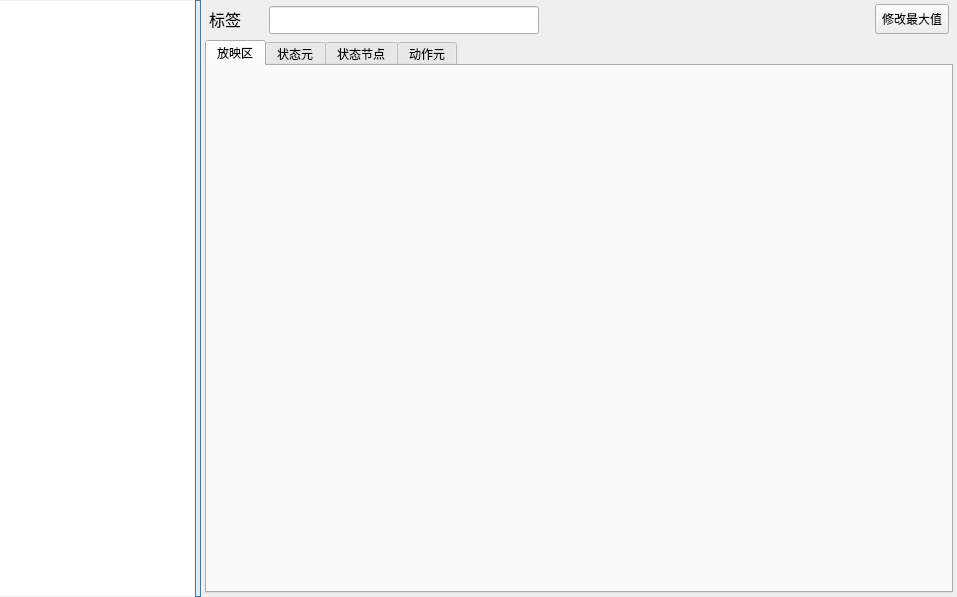
<?xml version="1.0" encoding="UTF-8"?>
<ui version="4.0">
 <class>P_COAS_DataPart</class>
 <widget class="QWidget" name="P_COAS_DataPart">
  <property name="geometry">
   <rect>
    <x>0</x>
    <y>0</y>
    <width>957</width>
    <height>597</height>
   </rect>
  </property>
  <property name="windowTitle">
   <string>Form</string>
  </property>
  <layout class="QHBoxLayout" name="horizontalLayout">
   <property name="leftMargin">
    <number>0</number>
   </property>
   <property name="topMargin">
    <number>0</number>
   </property>
   <property name="rightMargin">
    <number>0</number>
   </property>
   <property name="bottomMargin">
    <number>0</number>
   </property>
   <item>
    <widget class="QSplitter" name="splitter">
     <property name="styleSheet">
      <string notr="true">
QSplitter::handle {
    background-color: #dcebfd;
    border: 1px solid #3d7bad;
}
QSplitter::handle:hover {
/* 悬浮事件需要在脚本里面添加&quot;ui.splitter-&gt;handle(1)-&gt;setAttribute(Qt::WA_Hover, true);&quot;才能激活。 */
	border:1px solid #f2ca58;
	background-color: qlineargradient(spread:pad, x1:0, y1:0, x2:0, y2:1, stop:0 #fdecad, stop:0.3 #fde48c, stop:0.9 #fce58c, stop:1 #fdfadf );
}
QSplitter::handle:pressed {
    background-color: #3d7bad;
    border: 1px solid #3d7bad;
}
QSplitter::handle:disabled {
    background-color: #f0f0f0;
    border: 1px solid #999999;
}
</string>
     </property>
     <property name="orientation">
      <enum>Qt::Horizontal</enum>
     </property>
     <widget class="QWidget" name="widget" native="true">
      <property name="sizePolicy">
       <sizepolicy hsizetype="Preferred" vsizetype="Preferred">
        <horstretch>1</horstretch>
        <verstretch>0</verstretch>
       </sizepolicy>
      </property>
      <layout class="QVBoxLayout" name="verticalLayout_2">
       <property name="leftMargin">
        <number>0</number>
       </property>
       <property name="topMargin">
        <number>0</number>
       </property>
       <property name="rightMargin">
        <number>0</number>
       </property>
       <property name="bottomMargin">
        <number>0</number>
       </property>
       <item>
        <widget class="QTreeWidget" name="treeWidget_ActionSeq">
         <property name="styleSheet">
          <string notr="true">/* == 数据库 - 控件块 - 左侧树控件 == */
#treeWidget_ActionSeq {	/*（隔行颜色要勾选alternativeRowColors值）*/
	border: 1px solid #0078D7;
	border-color: rgb(240, 240, 240);
	border-left: 0px solid;
	background-color: #ffffff;
	alternate-background-color: #f3f3f5;
}
#treeWidget_ActionSeq::item:selected {
	background-color: qlineargradient(spread:pad, x1:0, y1:0, x2:0, y2:1, stop:0 #5C87D9, stop:0.505 #557CC7, stop:1 #5075BC);
}

/* 图片可以自定义，但是会被拉伸，更丑了。
QTreeView::branch:has-siblings:!adjoins-item {
    border-image: url(&quot;:/DrillGIFActionSequenceEditor/Resources/treeStyle/vline.png&quot;) 0;
}
QTreeView::branch:has-siblings:!has-children:adjoins-item {
    border-image: url(&quot;:/DrillGIFActionSequenceEditor/Resources/treeStyle/branch-more.png&quot;) 0;
}
QTreeView::branch:!has-children:!has-siblings:adjoins-item {
    border-image: url(&quot;:/DrillGIFActionSequenceEditor/Resources/treeStyle/branch-end.png&quot;) 0;
}
*/</string>
         </property>
         <property name="alternatingRowColors">
          <bool>true</bool>
         </property>
         <property name="indentation">
          <number>16</number>
         </property>
         <attribute name="headerVisible">
          <bool>false</bool>
         </attribute>
         <column>
          <property name="text">
           <string>动画序列</string>
          </property>
         </column>
        </widget>
       </item>
      </layout>
     </widget>
     <widget class="QWidget" name="widget_editPart" native="true">
      <property name="sizePolicy">
       <sizepolicy hsizetype="Preferred" vsizetype="Preferred">
        <horstretch>4</horstretch>
        <verstretch>0</verstretch>
       </sizepolicy>
      </property>
      <layout class="QVBoxLayout" name="verticalLayout_3">
       <property name="leftMargin">
        <number>4</number>
       </property>
       <property name="topMargin">
        <number>4</number>
       </property>
       <property name="rightMargin">
        <number>4</number>
       </property>
       <property name="bottomMargin">
        <number>4</number>
       </property>
       <item>
        <widget class="QWidget" name="widget_3" native="true">
         <layout class="QHBoxLayout" name="horizontalLayout_2" stretch="1,5,6,0">
          <property name="leftMargin">
           <number>4</number>
          </property>
          <property name="topMargin">
           <number>0</number>
          </property>
          <property name="rightMargin">
           <number>4</number>
          </property>
          <property name="bottomMargin">
           <number>0</number>
          </property>
          <item>
           <widget class="QLabel" name="label">
            <property name="styleSheet">
             <string notr="true">font-family:&quot;微软雅黑&quot;;
font-size:16px;</string>
            </property>
            <property name="text">
             <string>标签</string>
            </property>
           </widget>
          </item>
          <item>
           <widget class="QLineEdit" name="lineEdit">
            <property name="minimumSize">
             <size>
              <width>0</width>
              <height>28</height>
             </size>
            </property>
            <property name="maximumSize">
             <size>
              <width>16777215</width>
              <height>26</height>
             </size>
            </property>
           </widget>
          </item>
          <item>
           <widget class="QWidget" name="widget_4" native="true"/>
          </item>
          <item>
           <widget class="QToolButton" name="toolButton_modifyLength">
            <property name="minimumSize">
             <size>
              <width>0</width>
              <height>30</height>
             </size>
            </property>
            <property name="toolTip">
             <string>修改最大值</string>
            </property>
            <property name="text">
             <string>修改最大值</string>
            </property>
            <property name="icon">
             <iconset resource="../../../drillgifactionsequenceeditor.qrc">
              <normaloff>:/DrillGIFActionSequenceEditor/Resources/icons/menu/Common_Setting.png</normaloff>:/DrillGIFActionSequenceEditor/Resources/icons/menu/Common_Setting.png</iconset>
            </property>
            <property name="iconSize">
             <size>
              <width>20</width>
              <height>20</height>
             </size>
            </property>
            <property name="toolButtonStyle">
             <enum>Qt::ToolButtonTextBesideIcon</enum>
            </property>
           </widget>
          </item>
         </layout>
        </widget>
       </item>
       <item>
        <widget class="QTabWidget" name="tabWidget">
         <property name="currentIndex">
          <number>0</number>
         </property>
         <widget class="QWidget" name="tab">
          <attribute name="title">
           <string>放映区</string>
          </attribute>
          <layout class="QVBoxLayout" name="verticalLayout_6">
           <property name="leftMargin">
            <number>0</number>
           </property>
           <property name="topMargin">
            <number>1</number>
           </property>
           <property name="rightMargin">
            <number>0</number>
           </property>
           <property name="bottomMargin">
            <number>0</number>
           </property>
           <item>
            <layout class="QVBoxLayout" name="verticalLayout_playing"/>
           </item>
          </layout>
         </widget>
         <widget class="QWidget" name="tab_2">
          <attribute name="title">
           <string>状态元</string>
          </attribute>
          <layout class="QVBoxLayout" name="verticalLayout">
           <property name="leftMargin">
            <number>0</number>
           </property>
           <property name="topMargin">
            <number>1</number>
           </property>
           <property name="rightMargin">
            <number>0</number>
           </property>
           <property name="bottomMargin">
            <number>0</number>
           </property>
           <item>
            <layout class="QVBoxLayout" name="verticalLayout_state"/>
           </item>
          </layout>
         </widget>
         <widget class="QWidget" name="tab_4">
          <attribute name="title">
           <string>状态节点</string>
          </attribute>
          <layout class="QVBoxLayout" name="verticalLayout_5">
           <property name="leftMargin">
            <number>0</number>
           </property>
           <property name="topMargin">
            <number>1</number>
           </property>
           <property name="rightMargin">
            <number>0</number>
           </property>
           <property name="bottomMargin">
            <number>0</number>
           </property>
           <item>
            <layout class="QVBoxLayout" name="verticalLayout_stateNode"/>
           </item>
          </layout>
         </widget>
         <widget class="QWidget" name="tab_3">
          <attribute name="title">
           <string>动作元</string>
          </attribute>
          <layout class="QVBoxLayout" name="verticalLayout_4">
           <property name="leftMargin">
            <number>0</number>
           </property>
           <property name="topMargin">
            <number>1</number>
           </property>
           <property name="rightMargin">
            <number>0</number>
           </property>
           <property name="bottomMargin">
            <number>0</number>
           </property>
           <item>
            <layout class="QVBoxLayout" name="verticalLayout_action"/>
           </item>
          </layout>
         </widget>
        </widget>
       </item>
      </layout>
     </widget>
    </widget>
   </item>
  </layout>
 </widget>
 <resources>
  <include location="../../../drillgifactionsequenceeditor.qrc"/>
 </resources>
 <connections/>
</ui>
